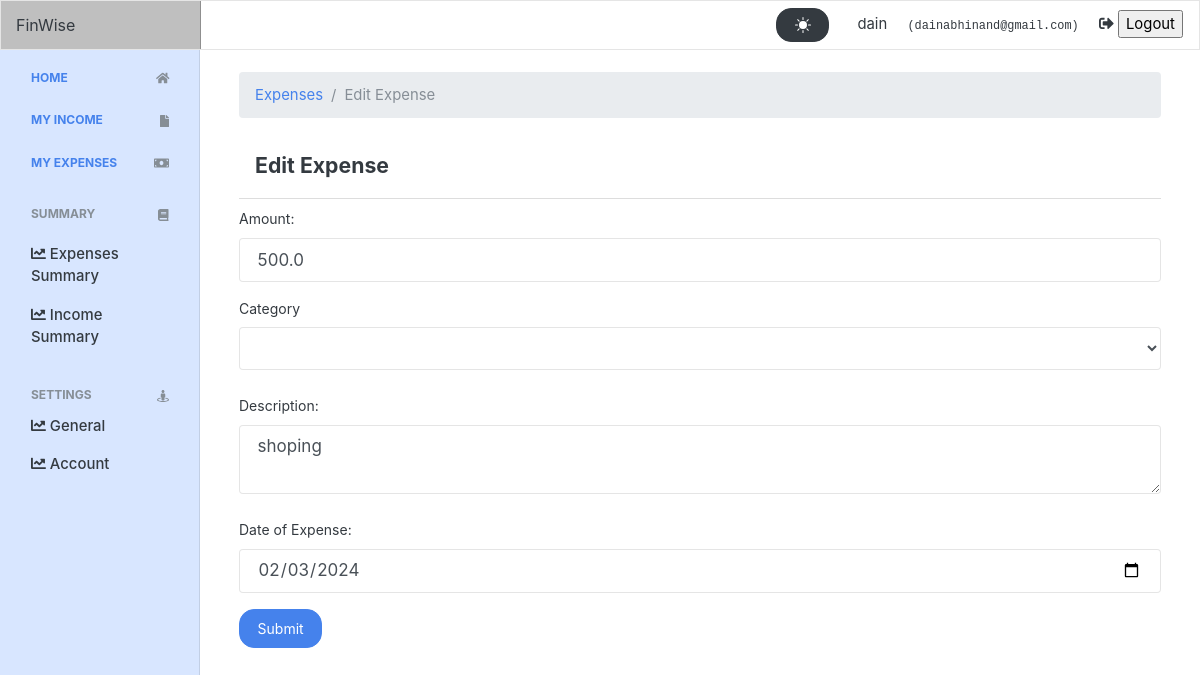
Page /expenses/expense_edit/2 (signed in) on the committed database.
### expenses/models.py (models this page shows, shortened)
class Expense(models.Model):
    name = models.CharField(max_length=255, db_index=True, default='')
    date = models.DateField(default=now)
    amount = models.FloatField(blank=False, null=False)
    currency = models.CharField(max_length=20, default="USD")
    category = models.CharField(max_length=255)
    owner = models.ForeignKey(
        to=User, on_delete=models.CASCADE)
    class Meta:
        ordering = ['-date']

### expenses/views.py (the view, shortened to what this page needs)
# urls.py: path("expense_edit/<int:id>", views.expense_edit, name="expense_edit"),
@login_required(login_url='/authentication/login')
def expense_edit(request, id):
    expense = Expense.objects.get(pk=id)
    categories = Category.objects.all()
    data = []
    arr = []
    file = os.path.dirname(os.path.dirname(os.path.abspath(__file__)))
    file_path = os.path.join(file, 'currencies.json')
    with open(file_path, 'r') as json_file:
        data = json.load(json_file)
        json_file.close()
    categories = Category.objects.all()
    context = {
        'values': request.POST,
        'categories': categories,
        'expense': expense
    }
    if request.method == 'GET':
        context = {
            'values': expense,
            'categories': categories,
            'expense': expense
        }
        return render(request, 'expenses/edit.html', context)

### templates/expenses/edit.html (shortened to what this page needs)
{% extends 'base.html' %}
{% block content %}
<section id="dashboard" class="py-4">
  <div class="container">
<nav aria-label="breadcrumb">
  <ol class="breadcrumb">
    <li class="breadcrumb-item"><a href="{% url 'expenses' %}">Expenses</a></li>
    <li class="breadcrumb-item active" aria-current="page">Edit Expense</li>
  </ol>
</nav>
<div>
  <div  role="">
      <div class="modal-header">
          <h5 class="modal-title text-dark" id="exampleModal1">Edit Expense</h5>
      </div>
      <form action="{%url 'expense_edit' expense.id  %}" method="POST" autocomplete="off">
          <div class="form-group">
              <label for="amount" class="col-form-label">Amount:</label>
              <input type="number" name="amount"  value={{values.amount}} class="form-control" id="amount">
          </div>
          <div class="form-group">
              <label for="category">Category</label>
              <select name="category" class="form-control" id="category">
              </select>
          </div>
          <div class="form-group">
              <label for="name"  class="col-form-label">Description:</label>
              <textarea class="form-control" name="name" id="name">{{values.name}}</textarea>
          </div>
          <div class="form-group">
              <label for="date"  class="col-form-label">Date of Expense:</label>
              <input type="date" class="form-control"  value={{values.date|date:'Y-m-d' }} name="date" id="date"></input>
          </div>
          <input type="submit" class="btn btn-primary" value="Submit">
      </form>
  </div>
</div>
  </div>
</section>
{%endblock%}

### templates/partials/_sidebar.html (shortened to what this page needs)
<nav class="navbar navbar-light fixed-top bg-light flex-md-nowrap p-0">
    <a class="navbar-brand col-sm-3 col-md-2 mr-0" href="#">FinWise</a>
    <ul class="navbar-nav px-3">
        <li class="nav-item text-nowrap">
            <a>
                <button id="darkModeToggle" class="btn btn-dark mr-4">
                </button>
                <span class="pr-3">{{ request.user.username }}</span>
                <small class="pr-3 text-sm text-monospace">({{ request.user.email }})</small>
            </a>
            <a>
                <form action="{% url 'logout' %}" method="POST" style="display:inline">
                    <i class="fas icon fa-sign-out-alt"></i>
                    <input type="submit" class="" value='Logout' href="{% url 'login' %}">
                </form>
            </a>
        </li>
    </ul>
</nav>
<div class="container-fluid">
    <div class="row">
        <nav class="col-md-2 d-none d-md-block sidebar bg-light rounded mt-4" style="background-color: #d8e6ff !important; padding: 15px;">
            <div class="sidebar-sticky">
                <ul class="nav flex-column">
                    <h6 class="sidebar-heading d-flex justify-content-between align-items-center px-3 mt-4 mb-1 text-muted">
                        <a href="{% url 'homepage' %}">Home</a>
                        <a class="d-flex align-items-center text-muted" href="{% url 'homepage' %}">
                            <i class="fa fa-home"></i>
                        </a>
                    </h6>
                    <li class="nav-item">
                        <h6 class="sidebar-heading d-flex justify-content-between align-items-center px-3 mt-4 mb-1 text-muted">
                            <a href="{% url 'income' %}">My income</a>
                            <a href="" class="d-flex align-items-center text-muted">
                                <i class="fa fa-file"></i>
                            </a>
                        </h6>
                    </li>
                    <li class="nav-item">
                        <h6 class="sidebar-heading d-flex justify-content-between align-items-center px-3 mt-4 mb-1 text-muted">
                            <a href="{% url 'expenses' %}">My Expenses</a>
                            <a href="" class="d-flex align-items-center text-muted">
                                <i class="fa fa-money-bill"></i>
                            </a>
                        </h6>
                    </li>
                    <h6 class="sidebar-heading d-flex justify-content-between align-items-center px-3 mt-4 mb-1 text-muted">
                        <span>Summary</span>
                        <a class="d-flex align-items-center text-muted" href="#">
                            <i class="fa fa-book"></i>
                        </a>
                    </h6>
                    <ul class="nav flex-column mb-2">
                        <li class="nav-item">
                            <a class="nav-link text-dark" href="{% url 'expenses-summary' %}">
                                <i class="fa fa-chart-line"></i> Expenses Summary
                            </a>
                        </li>
                        <li class="nav-item">
                            <a class="nav-link text-dark" href="{% url 'income-summary' %}">
                                <i class="fa fa-chart-line"></i> Income Summary
                            </a>
                        </li>
                    </ul>
                    <h6 class="sidebar-heading d-flex justify-content-between align-items-center px-3 mt-4 mb-1 text-muted">
                        <span>Settings</span>
                        <a class="d-flex align-items-center text-muted" href="#">
                            <i class="fa fa-street-view"></i>
                        </a>
                    </h6>
                    <ul class="nav flex-column mb-2">
                        <li class="nav-item">
                            <a class="nav-link text-dark" href="{% url 'general-settings' %}">
                                <i class="fa fa-chart-line"></i> General
                            </a>
                        </li>
                        <li class="nav-item">
                            <a class="nav-link text-dark" href="{% url 'general-settings' %}">
                                <i class="fa fa-chart-line"></i> Account
                            </a>
                        </li>
                    </ul>
                </ul>
            </div>
        </nav>

### finwise/static/css/dashboard.css (style rules this page uses)
body { font-size: 0.875rem; }
.sidebar { position: fixed; top: 0; bottom: 0; left: 0; z-index: 100; padding: 48px 0 0; box-shadow: inset -1px 0 0 rgba(0, 0, 0, 0.1); }
.sidebar-sticky { position: relative; top: 0; height: calc(100vh - 48px); padding-top: 0.5rem; overflow-x: hidden; overflow-y: auto; }
.sidebar .nav-link { font-weight: 500; }
.sidebar-heading { font-size: 0.75rem; text-transform: uppercase; }
.navbar-brand { padding-top: 0.75rem; padding-bottom: 0.75rem; font-size: 1rem; background-color: rgba(0, 0, 0, 0.25); box-shadow: inset -1px 0 0 rgba(0, 0, 0, 0.25); }

### templates/base.html (style rules this page uses)
body { transition: background-color 0.5s ease; }

### rows in the picture
Expense: amount "500.0", name "shoping", date "02/03/2024"

### other values in the picture
{{ request.user.username }} "dain"
{{ request.user.email }} "dainabhinand@gmail.com"
